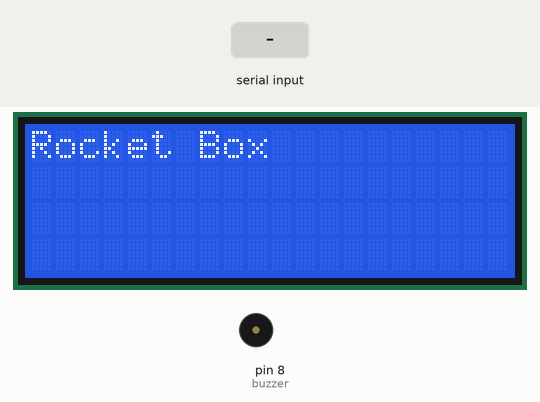
Recording of a sketch running on a simulated Arduino Uno, built with avr-gcc and run on an emulated ATmega328P. Shown: 20×4 character LCD, buzzer (waves = sounding). The inputs (shaded band) are chosen by the test bench. What the sketch prints to the serial monitor is not drawn.

Above: at 1.2 s.
1.3 s: "1" received over the second serial link
At 3.6 s:
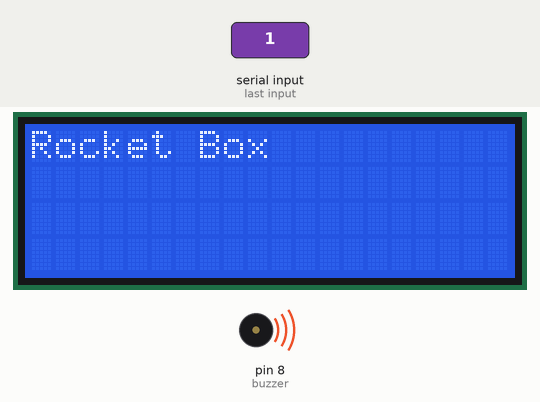
5.4 s: "0" received over the second serial link
At 7.3 s:
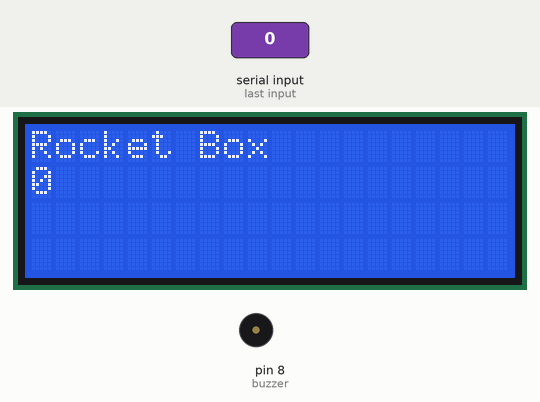
Timing chart, 0 to 8.8 s (numbered marks = the images above; inputs shaded):
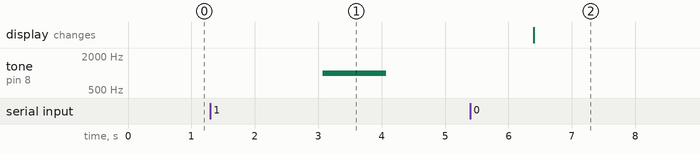

Measured:
- after the input at 1.3 s, tone on pin 8 (buzzer): silent → 1000 Hz after 1.8 s, → silent 1.0 s later
- after the input at 5.4 s, the display: changes after 1.0 s (image 2)

The sketch:

Main.cpp.ino
```cpp
#include <LiquidCrystal.h>
#include <SoftwareSerial.h>

// initialize the library by associating any needed LCD interface pin
// with the arduino pin number it is connected to
const int rs = 12, en = 11, d4 = 5, d5 = 4, d6 = 3, d7 = 2;
LiquidCrystal lcd(rs, en, d4, d5, d6, d7);
//SoftwareSerial blueToothSerial(0, 1);
SoftwareSerial HC12(10, 9);

int line = 1;
int buzzer = 8;

void setup() {
  // set up the LCD's number of columns and rows:
  lcd.begin(20, 4);
  // Print a message to the LCD.
  lcd.print("Rocket Box");
  lcd.setCursor(0, 1);
//  blueToothSerial.begin(9600);
  HC12.begin(9600);
  Serial.begin(9600);
  pinMode(buzzer, OUTPUT);
}

void loop() {
  if (HC12.available()) {
    readMessage();
  }
  writeMessage();
}

void writeMessage() {
  HC12.write('Rocket Box');
  delay(1000);
}

void playBuzzer() {
  tone(buzzer, 1000); // Send 1KHz sound signal...
  delay(1000);        // ...for 1 sec
  noTone(buzzer);     // Stop sound...
  delay(1000);        // ...for 1sec
}

void readMessage() {
  Serial.print(HC12.readString());
  lcd.print("                    ");
  lcd.setCursor(0, line);
  playBuzzer();
  lcd.print(HC12.readString());
  line++;
  if (line > 3) {
    line = 1;
  }
  lcd.setCursor(0, line);
  delay(1000);
}
```
